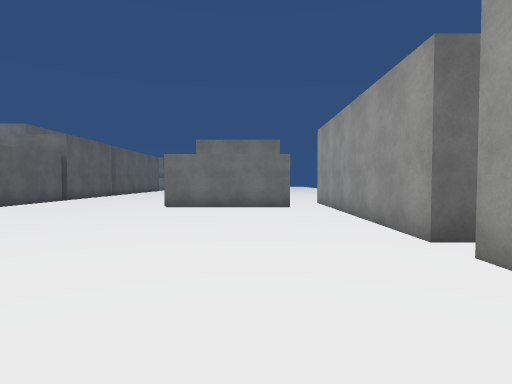
view 1 (above)

20 first-person views from a walk through a 3-D level made in the Unity game engine. The camera is 1.4 m above the floor, tilts 2° down and sees 80° across. The floor is counted in squares, 2 m on a side. Each view is taken from the middle of a square. On the plan, view 1 faces up. The plan holds only what a view shows up to about 10 squares ahead; the rest is blank. The place goes on beyond the plan. Surface patterns are stand-ins for the level's own textures.

view 2
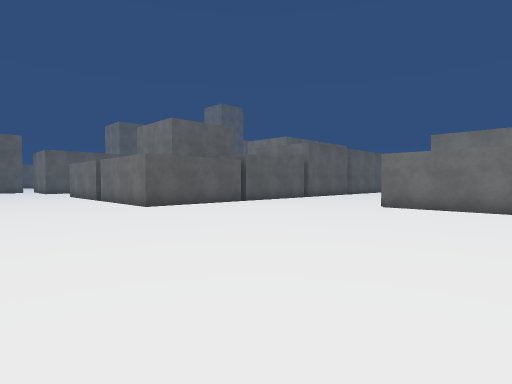

view 3
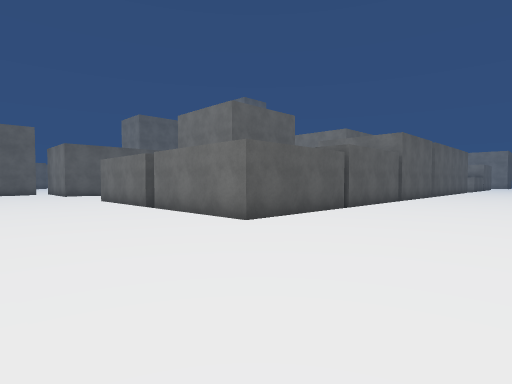

view 4
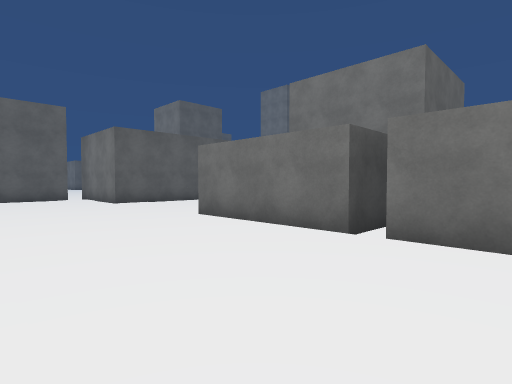

view 5
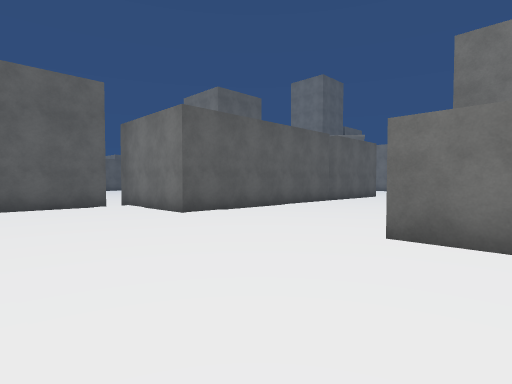

view 6
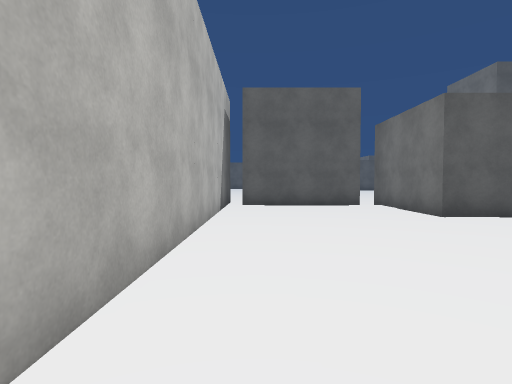

view 7
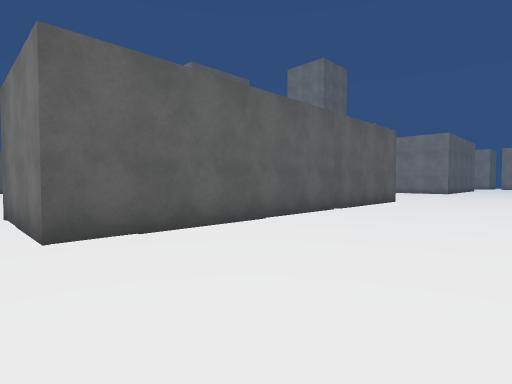

view 8
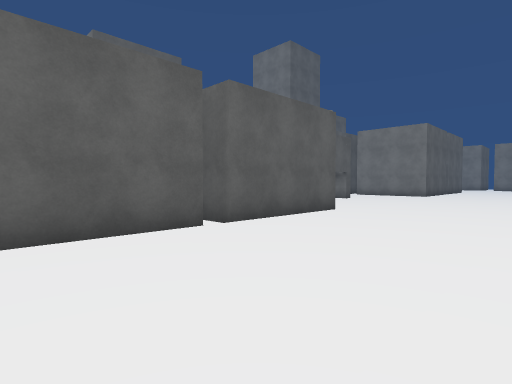

view 9
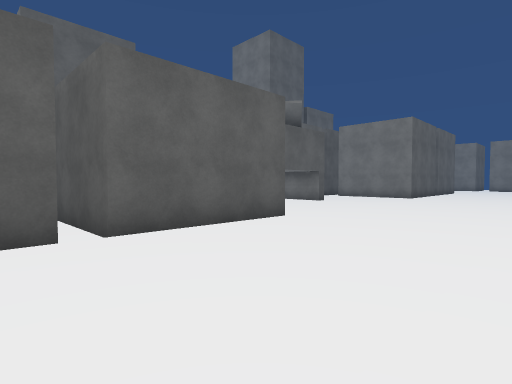

view 10
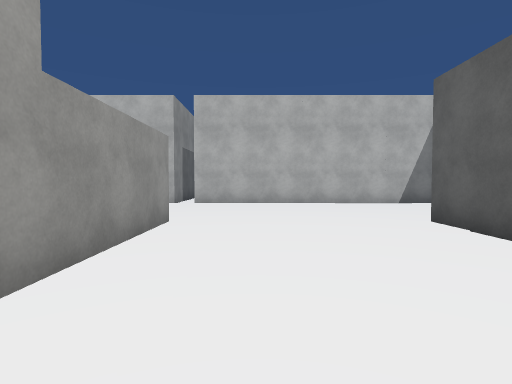

view 11
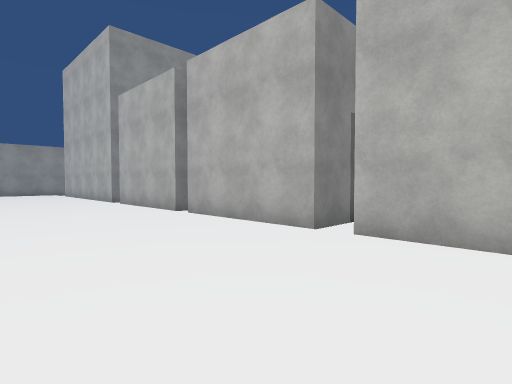

view 12
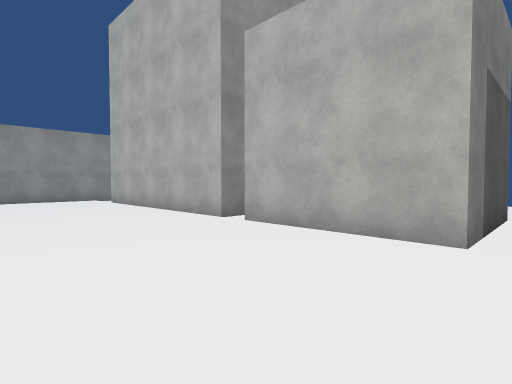

view 13
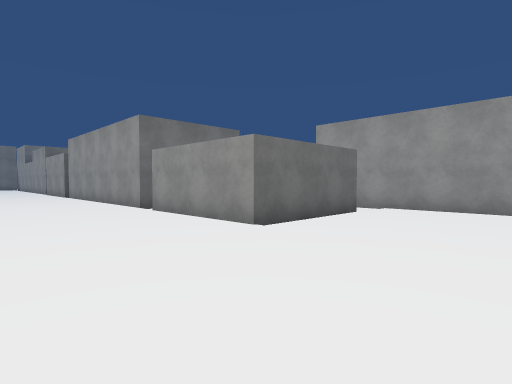

view 14
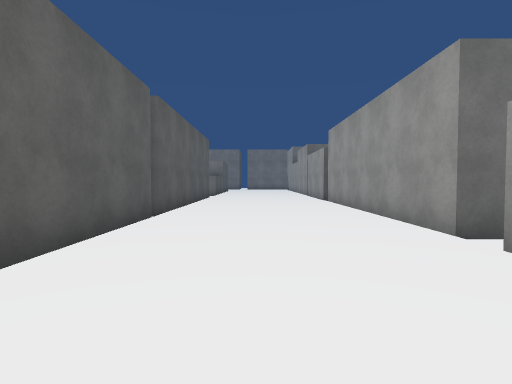

view 15
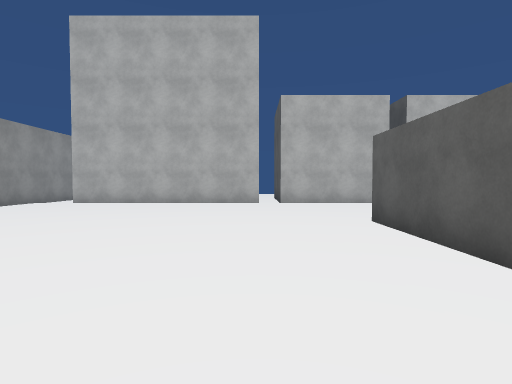

view 16
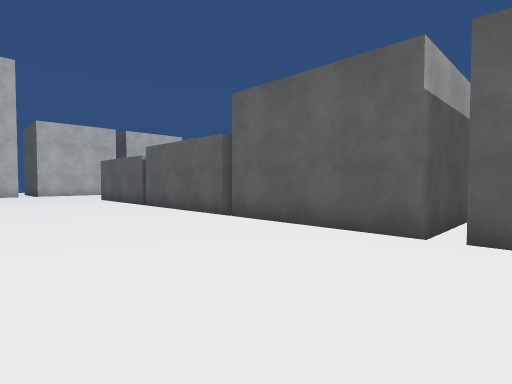

view 17
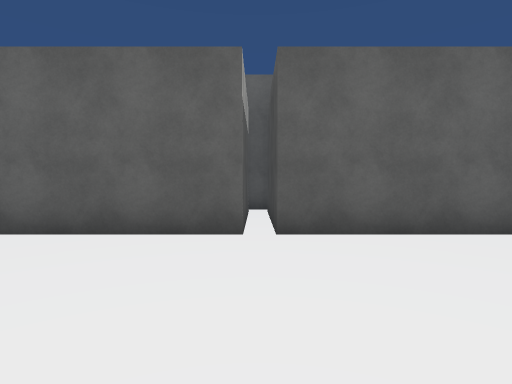

view 18
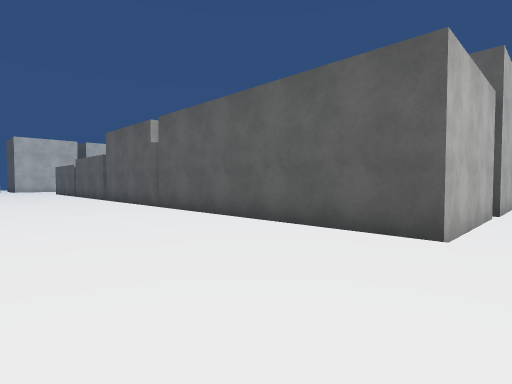

view 19
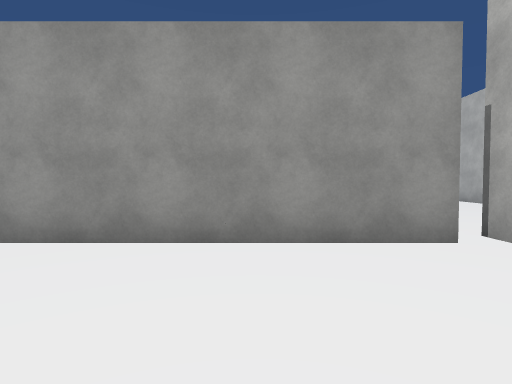

view 20
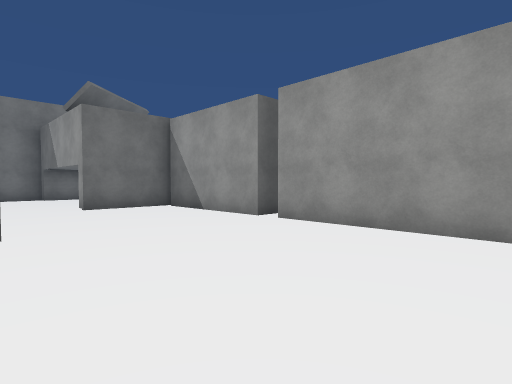

### Floor plan
Points are (right, up) in squares from view 1. A wall is a line through its corners. A room is listed if a view was taken in it or the views show most of it. See-through windows are left out.
Room 1 (views 1, 2, 3, 4, 5, 6, 7, 8, 9, 10, 11, 12, 13, 14, 15, 16, 17, 18, 19, 20)
walls: (-19, 9.9) (-19, 3.7) (-22.5, 3.7) (-22.5, 9.9); (-19, 14) (-19, 10.4) (-22.5, 10.4) (-22.5, 13.5); (-10.1, 14.8) (-7, 14.8) (-7, 11.2); (-7, 11.1) (-7, 7.5); (-11, 3.7) (-14.5, 3.7) (-14.5, 7.2); (-7, 7.4) (-7, 3.7) (-10.5, 3.7); (-22.1, 3.1) (-22.1, -0.4); (-13, 22.1) (-11, 22.1); (-10.5, 22.1) (-7, 22.1) (-7, 15.3) (-10.1, 15.3); (-13.4, -0.9) (-9.8, -0.9); (-2.5, 12.8) (-2.5, 19); (-9.3, -0.9) (-5.8, -0.9); (-22.9, -0.9) (-14, -0.9); (-5.1, -0.9) (1, -0.9); (1, 8.5) (-2.5, 8.5) (-2.5, 12); (2.7, 3.7) (2.1, 3.7) (2.1, 10); (2.1, -1) (2.1, 3)
objects: other object (-24, 14) to (-22, 14)

Where each view was taken, in squares from view 1:
view 1: 0 up, 0 right, facing up
view 2: 0 up, 1 right, facing up-left
view 3: 0 up, 3 left, facing up-left
view 4: 0 up, 9 left, facing up-left
view 5: 0 up, 13 left, facing up-left
view 6: 0 up, 13 left, facing left
view 7: 3 up, 15 left, facing up-left
view 8: 7 up, 15 left, facing up-left
view 9: 9 up, 15 left, facing up-left
view 10: 9 up, 16 left, facing down
view 11: 3 up, 16 left, facing down-right
view 12: 3 up, 10 left, facing down-right
view 13: 5 up, 6 left, facing up-right
view 14: 9 up, 5 left, facing up
view 15: 9 up, 5 left, facing down
view 16: 16 up, 3 left, facing down-left
view 17: 15 up, 3 left, facing left
view 18: 23 up, 3 left, facing down-left
view 19: 6 up, 26 left, facing right
view 20: 6 up, 27 left, facing up-right
